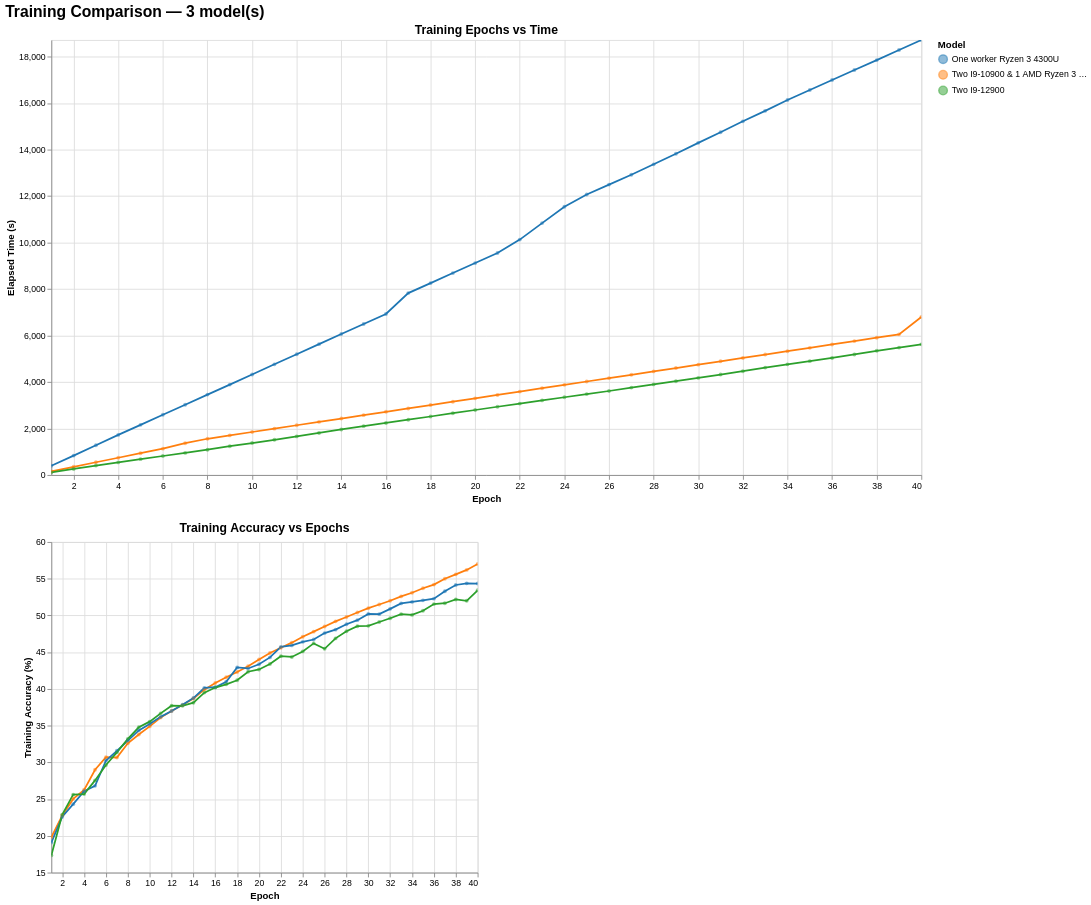

Notebook source saved alongside this figure:
### Markdown cell above
### Physical Testing

<img src="../Images/CIFAR10/image.png">

### Code cell
main("../stats/CIFAR_10")

### Figure 1 — Vega-Lite specification as saved in the notebook (floating-point values rounded to 4 significant figures)
{"config": {"view": {"continuousWidth": 300, "continuousHeight": 300}}, "vconcat": [{"mark": {"type": "line", "point": {"opacity": 0.5, "size": 20}}, "encoding": {"color": {"field": "model", "legend": {"orient": "right", "title": "Model"}, "scale": {"scheme": "category10"}, "type": "nominal"}, "tooltip": [{"field": "model", "title": "Model", "type": "nominal"}, {"field": "epoch", "title": "Epoch", "type": "quantitative"}, {"field": "time_s", "format": ".2f", "title": "Time (s)", "type": "quantitative"}, {"field": "acc_train", "format": ".2f", "title": "Train Acc (%)", "type": "quantitative"}], "x": {"field": "epoch", "scale": {"nice": false, "zero": false}, "title": "Epoch", "type": "quantitative"}, "y": {"field": "time_s", "scale": {"nice": false}, "title": "Elapsed Time (s)", "type": "quantitative"}}, "height": 500, "name": "view_f7dadc717b28848b_0", "title": {"text": "Training Epochs vs Time", "fontSize": 14}, "width": 1000}, {"hconcat": [{"mark": {"type": "line", "point": {"opacity": 0.5, "size": 20}}, "encoding": {"color": {"field": "model", "legend": {"orient": "right", "title": "Model"}, "scale": {"scheme": "category10"}, "type": "nominal"}, "tooltip": [{"field": "model", "title": "Model", "type": "nominal"}, {"field": "epoch", "title": "Epoch", "type": "quantitative"}, {"field": "acc_train", "format": ".2f", "title": "Train Acc (%)", "type": "quantitative"}, {"field": "loss", "format": ".4f", "title": "Loss", "type": "quantitative"}], "x": {"field": "epoch", "scale": {"nice": false}, "title": "Epoch", "type": "quantitative"}, "y": {"field": "acc_train", "scale": {"zero": false}, "title": "Training Accuracy (%)", "type": "quantitative"}}, "height": 380, "name": "view_d3e7178f86e2a9ea_0", "title": {"text": "Training Accuracy vs Epochs", "fontSize": 14}, "width": 490}], "resolve": {"scale": {"color": "shared", "y": "independent"}}}], "data": {"name": "data-ae420c6f80eeb7647f8dc399d76d3c99"}, "params": [{"name": "zoom_epoch_time", "select": {"type": "interval"}, "bind": "scales", "views": ["view_f7dadc717b28848b_0"]}, {"name": "zoom_acc_epoch", "select": {"type": "interval"}, "bind": "scales", "views": ["view_d3e7178f86e2a9ea_0"]}], "resolve": {"scale": {"color": "shared"}}, "title": {"text": "Training Comparison — 3 model(s)", "fontSize": 18}, "$schema": "https://vega.github.io/schema/vega-lite/v6.1.0.json", "datasets": {"data-ae420c6f80eeb7647f8dc399d76d3c99": [{"model": "Two I9-10900 & 1 AMD Ryzen 3 4300U", "epoch": 1, "time_s": 157.2, "acc_train": 19.81, "loss": null}, {"model": "Two I9-10900 & 1 AMD Ryzen 3 4300U", "epoch": 2, "time_s": 354.7, "acc_train": 22.77, "loss": null}, {"model": "Two I9-10900 & 1 AMD Ryzen 3 4300U", "epoch": 3, "time_s": 550.3, "acc_train": 25.03, "loss": null}, {"model": "Two I9-10900 & 1 AMD Ryzen 3 4300U", "epoch": 4, "time_s": 743.9, "acc_train": 26.27, "loss": null}, {"model": "Two I9-10900 & 1 AMD Ryzen 3 4300U", "epoch": 5, "time_s": 938.4, "acc_train": 29.0, "loss": null}, {"model": "Two I9-10900 & 1 AMD Ryzen 3 4300U", "epoch": 6, "time_s": 1133.0, "acc_train": 30.71, "loss": null}, {"model": "Two I9-10900 & 1 AMD Ryzen 3 4300U", "epoch": 7, "time_s": 1368.0, "acc_train": 30.66, "loss": null}, {"model": "Two I9-10900 & 1 AMD Ryzen 3 4300U", "epoch": 8, "time_s": 1560.0, "acc_train": 32.6, "loss": null}, {"model": "Two I9-10900 & 1 AMD Ryzen 3 4300U", "epoch": 9, "time_s": 1705.0, "acc_train": 33.8, "loss": null}, {"model": "Two I9-10900 & 1 AMD Ryzen 3 4300U", "epoch": 10, "time_s": 1850.0, "acc_train": 34.9, "loss": null}, {"model": "Two I9-10900 & 1 AMD Ryzen 3 4300U", "epoch": 11, "time_s": 1996.0, "acc_train": 36.1, "loss": null}, {"model": "Two I9-10900 & 1 AMD Ryzen 3 4300U", "epoch": 12, "time_s": 2141.0, "acc_train": 37.0, "loss": null}, {"model": "Two I9-10900 & 1 AMD Ryzen 3 4300U", "epoch": 13, "time_s": 2286.0, "acc_train": 37.8, "loss": null}, {"model": "Two I9-10900 & 1 AMD Ryzen 3 4300U", "epoch": 14, "time_s": 2430.0, "acc_train": 38.7, "loss": null}, {"model": "Two I9-10900 & 1 AMD Ryzen 3 4300U", "epoch": 15, "time_s": 2575.0, "acc_train": 39.9, "loss": null}, {"model": "Two I9-10900 & 1 AMD Ryzen 3 4300U", "epoch": 16, "time_s": 2720.0, "acc_train": 40.8, "loss": null}, {"model": "Two I9-10900 & 1 AMD Ryzen 3 4300U", "epoch": 17, "time_s": 2865.0, "acc_train": 41.6, "loss": null}, {"model": "Two I9-10900 & 1 AMD Ryzen 3 4300U", "epoch": 18, "time_s": 3010.0, "acc_train": 42.3, "loss": null}, {"model": "Two I9-10900 & 1 AMD Ryzen 3 4300U", "epoch": 19, "time_s": 3155.0, "acc_train": 43.1, "loss": null}, {"model": "Two I9-10900 & 1 AMD Ryzen 3 4300U", "epoch": 20, "time_s": 3300.0, "acc_train": 44.0, "loss": null}, {"model": "Two I9-10900 & 1 AMD Ryzen 3 4300U", "epoch": 21, "time_s": 3444.0, "acc_train": 44.9, "loss": null}, {"model": "Two I9-10900 & 1 AMD Ryzen 3 4300U", "epoch": 22, "time_s": 3589.0, "acc_train": 45.6, "loss": null}, {"model": "Two I9-10900 & 1 AMD Ryzen 3 4300U", "epoch": 23, "time_s": 3734.0, "acc_train": 46.3, "loss": null}, {"model": "Two I9-10900 & 1 AMD Ryzen 3 4300U", "epoch": 24, "time_s": 3879.0, "acc_train": 47.1, "loss": null}, {"model": "Two I9-10900 & 1 AMD Ryzen 3 4300U", "epoch": 25, "time_s": 4024.0, "acc_train": 47.8, "loss": null}, {"model": "Two I9-10900 & 1 AMD Ryzen 3 4300U", "epoch": 26, "time_s": 4169.0, "acc_train": 48.5, "loss": null}, {"model": "Two I9-10900 & 1 AMD Ryzen 3 4300U", "epoch": 27, "time_s": 4313.0, "acc_train": 49.2, "loss": null}, {"model": "Two I9-10900 & 1 AMD Ryzen 3 4300U", "epoch": 28, "time_s": 4458.0, "acc_train": 49.8, "loss": null}, {"model": "Two I9-10900 & 1 AMD Ryzen 3 4300U", "epoch": 29, "time_s": 4603.0, "acc_train": 50.4, "loss": null}, {"model": "Two I9-10900 & 1 AMD Ryzen 3 4300U", "epoch": 30, "time_s": 4748.0, "acc_train": 51.0, "loss": null}, {"model": "Two I9-10900 & 1 AMD Ryzen 3 4300U", "epoch": 31, "time_s": 4893.0, "acc_train": 51.5, "loss": null}, {"model": "Two I9-10900 & 1 AMD Ryzen 3 4300U", "epoch": 32, "time_s": 5038.0, "acc_train": 52.0, "loss": null}, {"model": "Two I9-10900 & 1 AMD Ryzen 3 4300U", "epoch": 33, "time_s": 5183.0, "acc_train": 52.6, "loss": null}, {"model": "Two I9-10900 & 1 AMD Ryzen 3 4300U", "epoch": 34, "time_s": 5327.0, "acc_train": 53.1, "loss": null}, {"model": "Two I9-10900 & 1 AMD Ryzen 3 4300U", "epoch": 35, "time_s": 5472.0, "acc_train": 53.7, "loss": null}, {"model": "Two I9-10900 & 1 AMD Ryzen 3 4300U", "epoch": 36, "time_s": 5617.0, "acc_train": 54.2, "loss": null}, {"model": "Two I9-10900 & 1 AMD Ryzen 3 4300U", "epoch": 37, "time_s": 5762.0, "acc_train": 55.0, "loss": null}, {"model": "Two I9-10900 & 1 AMD Ryzen 3 4300U", "epoch": 38, "time_s": 5907.0, "acc_train": 55.6, "loss": null}, {"model": "Two I9-10900 & 1 AMD Ryzen 3 4300U", "epoch": 39, "time_s": 6052.0, "acc_train": 56.2, "loss": null}, {"model": "Two I9-10900 & 1 AMD Ryzen 3 4300U", "epoch": 40, "time_s": 6800.0, "acc_train": 57.0, "loss": null}, {"model": "One worker Ryzen 3 4300U", "epoch": 1, "time_s": 396.7, "acc_train": 19.09, "loss": null}, {"model": "One worker Ryzen 3 4300U", "epoch": 2, "time_s": 835.4, "acc_train": 22.6, "loss": null}, {"model": "One worker Ryzen 3 4300U", "epoch": 3, "time_s": 1281.0, "acc_train": 24.32, "loss": null}, {"model": "One worker Ryzen 3 4300U", "epoch": 4, "time_s": 1726.0, "acc_train": 26.07, "loss": null}, {"model": "One worker Ryzen 3 4300U", "epoch": 5, "time_s": 2158.0, "acc_train": 26.81, "loss": null}, {"model": "One worker Ryzen 3 4300U", "epoch": 6, "time_s": 2592.0, "acc_train": 30.26, "loss": null}, {"model": "One worker Ryzen 3 4300U", "epoch": 7, "time_s": 3025.0, "acc_train": 31.58, "loss": null}, {"model": "One worker Ryzen 3 4300U", "epoch": 8, "time_s": 3459.0, "acc_train": 32.98, "loss": null}, {"model": "One worker Ryzen 3 4300U", "epoch": 9, "time_s": 3891.0, "acc_train": 34.36, "loss": null}, {"model": "One worker Ryzen 3 4300U", "epoch": 10, "time_s": 4326.0, "acc_train": 35.22, "loss": null}, {"model": "One worker Ryzen 3 4300U", "epoch": 11, "time_s": 4763.0, "acc_train": 36.2, "loss": null}, {"model": "One worker Ryzen 3 4300U", "epoch": 12, "time_s": 5196.0, "acc_train": 37.0, "loss": null}, {"model": "One worker Ryzen 3 4300U", "epoch": 13, "time_s": 5630.0, "acc_train": 37.85, "loss": null}, {"model": "One worker Ryzen 3 4300U", "epoch": 14, "time_s": 6068.0, "acc_train": 38.76, "loss": null}, {"model": "One worker Ryzen 3 4300U", "epoch": 15, "time_s": 6500.0, "acc_train": 40.15, "loss": null}, {"model": "One worker Ryzen 3 4300U", "epoch": 16, "time_s": 6928.0, "acc_train": 40.24, "loss": null}, {"model": "One worker Ryzen 3 4300U", "epoch": 17, "time_s": 7827.0, "acc_train": 40.97, "loss": null}, {"model": "One worker Ryzen 3 4300U", "epoch": 18, "time_s": 8258.0, "acc_train": 42.93, "loss": null}, {"model": "One worker Ryzen 3 4300U", "epoch": 19, "time_s": 8689.0, "acc_train": 42.79, "loss": null}, {"model": "One worker Ryzen 3 4300U", "epoch": 20, "time_s": 9119.0, "acc_train": 43.36, "loss": null}, {"model": "One worker Ryzen 3 4300U", "epoch": 21, "time_s": 9550.0, "acc_train": 44.29, "loss": null}, {"model": "One worker Ryzen 3 4300U", "epoch": 22, "time_s": 10130.0, "acc_train": 45.73, "loss": null}, {"model": "One worker Ryzen 3 4300U", "epoch": 23, "time_s": 10840.0, "acc_train": 45.93, "loss": null}, {"model": "One worker Ryzen 3 4300U", "epoch": 24, "time_s": 11540.0, "acc_train": 46.41, "loss": null}, {"model": "One worker Ryzen 3 4300U", "epoch": 25, "time_s": 12070.0, "acc_train": 46.73, "loss": null}, {"model": "One worker Ryzen 3 4300U", "epoch": 26, "time_s": 12490.0, "acc_train": 47.6, "loss": null}, {"model": "One worker Ryzen 3 4300U", "epoch": 27, "time_s": 12920.0, "acc_train": 48.07, "loss": null}, {"model": "One worker Ryzen 3 4300U", "epoch": 28, "time_s": 13370.0, "acc_train": 48.8, "loss": null}, {"model": "One worker Ryzen 3 4300U", "epoch": 29, "time_s": 13820.0, "acc_train": 49.36, "loss": null}, {"model": "One worker Ryzen 3 4300U", "epoch": 30, "time_s": 14290.0, "acc_train": 50.21, "loss": null}, {"model": "One worker Ryzen 3 4300U", "epoch": 31, "time_s": 14750.0, "acc_train": 50.18, "loss": null}, {"model": "One worker Ryzen 3 4300U", "epoch": 32, "time_s": 15220.0, "acc_train": 50.9, "loss": null}, {"model": "One worker Ryzen 3 4300U", "epoch": 33, "time_s": 15670.0, "acc_train": 51.64, "loss": null}, {"model": "One worker Ryzen 3 4300U", "epoch": 34, "time_s": 16130.0, "acc_train": 51.85, "loss": null}, {"model": "One worker Ryzen 3 4300U", "epoch": 35, "time_s": 16560.0, "acc_train": 52.06, "loss": null}, {"model": "One worker Ryzen 3 4300U", "epoch": 36, "time_s": 16990.0, "acc_train": 52.29, "loss": null}, {"model": "One worker Ryzen 3 4300U", "epoch": 37, "time_s": 17420.0, "acc_train": 53.3, "loss": null}, {"model": "One worker Ryzen 3 4300U", "epoch": 38, "time_s": 17850.0, "acc_train": 54.15, "loss": null}, {"model": "One worker Ryzen 3 4300U", "epoch": 39, "time_s": 18290.0, "acc_train": 54.37, "loss": null}, {"model": "One worker Ryzen 3 4300U", "epoch": 40, "time_s": 18720.0, "acc_train": 54.35, "loss": null}, {"model": "Two I9-12900", "epoch": 1, "time_s": 113.1, "acc_train": 17.34, "loss": null}, {"model": "Two I9-12900", "epoch": 2, "time_s": 260.5, "acc_train": 22.9, "loss": null}, {"model": "Two I9-12900", "epoch": 3, "time_s": 407.1, "acc_train": 25.62, "loss": null}, {"model": "Two I9-12900", "epoch": 4, "time_s": 543.2, "acc_train": 25.69, "loss": null}, {"model": "Two I9-12900", "epoch": 5, "time_s": 682.0, "acc_train": 27.55, "loss": null}, {"model": "Two I9-12900", "epoch": 6, "time_s": 817.9, "acc_train": 29.64, "loss": null}, {"model": "Two I9-12900", "epoch": 7, "time_s": 952.0, "acc_train": 31.36, "loss": null}, {"model": "Two I9-12900", "epoch": 8, "time_s": 1089.0, "acc_train": 33.2, "loss": null}, {"model": "Two I9-12900", "epoch": 9, "time_s": 1239.0, "acc_train": 34.78, "loss": null}, {"model": "Two I9-12900", "epoch": 10, "time_s": 1375.0, "acc_train": 35.55, "loss": null}, {"model": "Two I9-12900", "epoch": 11, "time_s": 1517.0, "acc_train": 36.67, "loss": null}, {"model": "Two I9-12900", "epoch": 12, "time_s": 1661.0, "acc_train": 37.72, "loss": null}, {"model": "Two I9-12900", "epoch": 13, "time_s": 1810.0, "acc_train": 37.71, "loss": null}, {"model": "Two I9-12900", "epoch": 14, "time_s": 1959.0, "acc_train": 38.13, "loss": null}, {"model": "Two I9-12900", "epoch": 15, "time_s": 2102.0, "acc_train": 39.5, "loss": null}, {"model": "Two I9-12900", "epoch": 16, "time_s": 2240.0, "acc_train": 40.19, "loss": null}, {"model": "Two I9-12900", "epoch": 17, "time_s": 2379.0, "acc_train": 40.63, "loss": null}, {"model": "Two I9-12900", "epoch": 18, "time_s": 2518.0, "acc_train": 41.19, "loss": null}, {"model": "Two I9-12900", "epoch": 19, "time_s": 2659.0, "acc_train": 42.34, "loss": null}, {"model": "Two I9-12900", "epoch": 20, "time_s": 2798.0, "acc_train": 42.65, "loss": null}, {"model": "Two I9-12900", "epoch": 21, "time_s": 2937.0, "acc_train": 43.4, "loss": null}, {"model": "Two I9-12900", "epoch": 22, "time_s": 3072.0, "acc_train": 44.46, "loss": null}, {"model": "Two I9-12900", "epoch": 23, "time_s": 3210.0, "acc_train": 44.35, "loss": null}, {"model": "Two I9-12900", "epoch": 24, "time_s": 3346.0, "acc_train": 45.11, "loss": null}, {"model": "Two I9-12900", "epoch": 25, "time_s": 3481.0, "acc_train": 46.2, "loss": null}, {"model": "Two I9-12900", "epoch": 26, "time_s": 3615.0, "acc_train": 45.47, "loss": null}, {"model": "Two I9-12900", "epoch": 27, "time_s": 3761.0, "acc_train": 46.88, "loss": null}, {"model": "Two I9-12900", "epoch": 28, "time_s": 3898.0, "acc_train": 47.86, "loss": null}, {"model": "Two I9-12900", "epoch": 29, "time_s": 4036.0, "acc_train": 48.54, "loss": null}, {"model": "Two I9-12900", "epoch": 30, "time_s": 4178.0, "acc_train": 48.59, "loss": null}, {"model": "Two I9-12900", "epoch": 31, "time_s": 4323.0, "acc_train": 49.11, "loss": null}, {"model": "Two I9-12900", "epoch": 32, "time_s": 4467.0, "acc_train": 49.62, "loss": null}, {"model": "Two I9-12900", "epoch": 33, "time_s": 4623.0, "acc_train": 50.18, "loss": null}, {"model": "Two I9-12900", "epoch": 34, "time_s": 4763.0, "acc_train": 50.08, "loss": null}, {"model": "Two I9-12900", "epoch": 35, "time_s": 4899.0, "acc_train": 50.65, "loss": null}, {"model": "Two I9-12900", "epoch": 36, "time_s": 5038.0, "acc_train": 51.55, "loss": null}, {"model": "Two I9-12900", "epoch": 37, "time_s": 5187.0, "acc_train": 51.67, "loss": null}, {"model": "Two I9-12900", "epoch": 38, "time_s": 5344.0, "acc_train": 52.18, "loss": null}, {"model": "Two I9-12900", "epoch": 39, "time_s": 5481.0, "acc_train": 52.0, "loss": null}, {"model": "Two I9-12900", "epoch": 40, "time_s": 5622.0, "acc_train": 53.43, "loss": null}]}}
